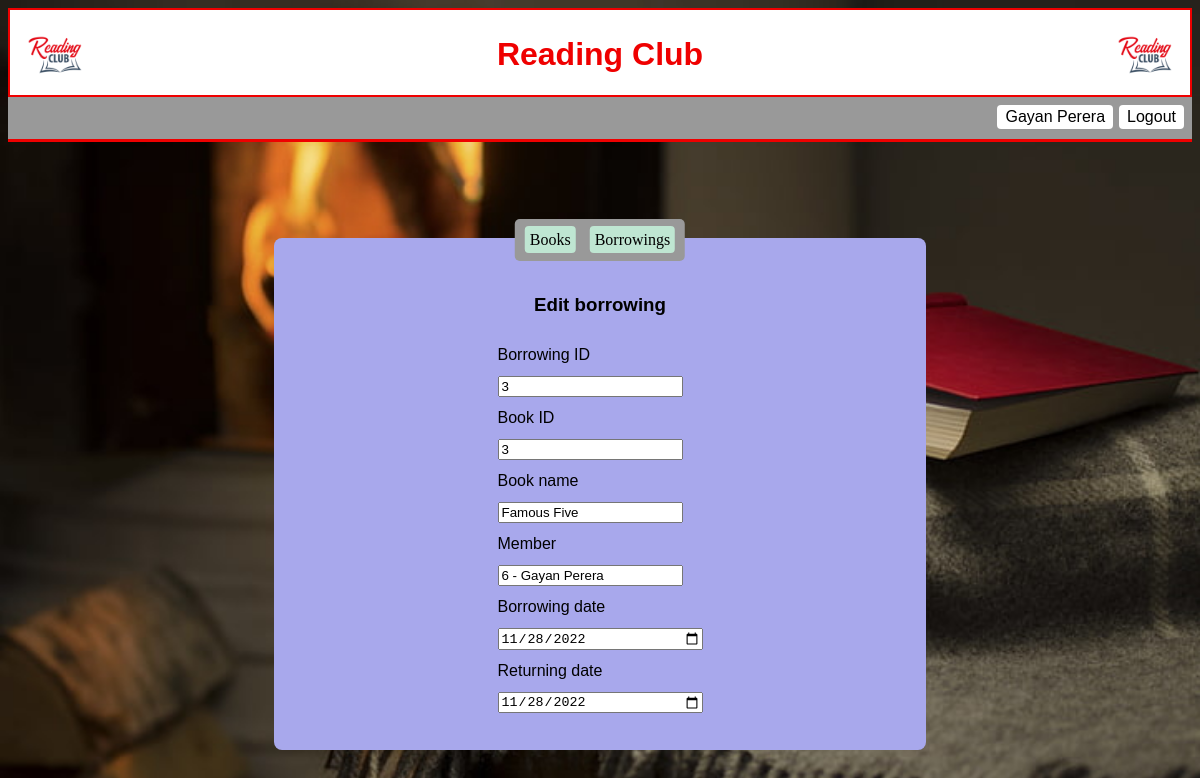
Page /member_view_borrowing.php?borrowingID=3 (signed in) on the committed database.
### tables this page shows
CREATE TABLE `borrowings` (
  `borrowingID` int(11) NOT NULL,
  `bookID` int(11) DEFAULT NULL,
  `userID` int(11) DEFAULT NULL,
  `borrowing_date` date DEFAULT NULL,
  `returning_date` date DEFAULT NULL
);

CREATE TABLE `book` (
  `bookID` int(11) NOT NULL,
  `name` varchar(200) DEFAULT NULL,
  `author` varchar(200) DEFAULT NULL,
  `price` int(11) DEFAULT NULL,
  `year` int(11) DEFAULT NULL,
  `status` varchar(20) DEFAULT NULL
);

CREATE TABLE `user` (
  `userID` int(11) NOT NULL,
  `first_name` varchar(100) DEFAULT NULL,
  `last_name` varchar(100) DEFAULT NULL,
  `email` varchar(200) DEFAULT NULL,
  `DOB` date DEFAULT NULL,
  `city` varchar(60) DEFAULT NULL,
  `contact_no` varchar(30) DEFAULT NULL,
  `membershipID` varchar(60) DEFAULT NULL,
  `password` varchar(100) DEFAULT NULL,
  `active_status` varchar(20) DEFAULT NULL,
  `email_OTP` varchar(100) DEFAULT NULL,
  `email_verification` int(11) DEFAULT NULL
);

### member_view_borrowing.php (the view, shortened to what this page needs)
<!DOCTYPE html>
<?php require_once 'php/db_connection.php' ?>
<html>
<head>
    <link rel="stylesheet" type="text/css" href="css/index.css">
    <?php
        $sql = "SELECT * FROM borrowings, book, user WHERE borrowings.bookID = book.bookID AND borrowings.userID = user.userID AND borrowingID = ?";
        $stmt = $conn->prepare($sql);
        $borrowingID = $_GET["borrowingID"];
        $stmt->bind_param("i", $borrowingID);
        $stmt->execute();
        $result = $stmt->get_result();
        if (mysqli_num_rows($result) > 0) {
            $row = mysqli_fetch_assoc($result);
        } else {
            echo "0 results";
        }
    ?>
</head>
<body style="background-image: url('icon/member_home.jpg');background-repeat:no-repeat;background-attachment:fixed;background-size:cover;">
    <div class="container">
        <div class="top">
            <img src="./icon/logo.jpg" style="float:left;width:80px;">
            <img src="./icon/logo.jpg" style="float:right;width:80px;">
            <center><h1>Reading Club</h1></center>
        </div>
        <div class="mid">
            <a href="login.php">Logout</a>
            <a href="member_edit_self_profile.php"><?php echo $_SESSION["username"]; ?></a>
        </div>
        <div class="nav">
            <div class="nav-btn">
                <center>
                    <a href="member_books.php">Books</a>
                    <a href="member_borrowings.php">Borrowings</a>
                </center>
            </div>
        </div><br><br>
        <center>
            <div class="form-box">
                <form method="post" action="php/update_borrowing.php">
                    <table>
                        <tr>
                            <td><center><h3>Edit borrowing</h3></center></td>
                        </tr>
                        <tr>
                            <td>Borrowing ID</td>
                        </tr>
                        <tr>
                            <td><input type="text" name="borrowingID" value="<?php echo $row["borrowingID"]; ?>" readonly /></td>
                        </tr>
                        <tr>
                            <td>Book ID</td>
                        </tr>
                        <tr>
                            <td><input type="text" name="bookID" value="<?php echo $row["bookID"]; ?>" /></td>
                        </tr>
                        <tr>
                            <td>Book name</td>
                        </tr>
                        <tr>
                            <td><input type="text" name="name" value="<?php echo $row["name"]; ?>" /></td>
                        </tr>
                        <tr>
                            <td>Member</td>
                        </tr>
                        <tr>
                            <td><input type="text" name="user" value="<?php echo $row["userID"]." - ".$row["first_name"]." ".$row["last_name"]; ?>" /></td>
                        </tr>
                        <tr>
                            <td>Borrowing date</td>
                        </tr>
                        <tr>
                            <td><input type="date" name="borrowing_date" value="<?php echo $row["borrowing_date"]; ?>" style="width:200px;" /></td>
                        </tr>
                        <tr>
                            <td>Returning date</td>
                        </tr>
                        <tr>
                            <td><input type="date" name="returning_date" value="<?php echo $row["returning_date"]; ?>" style="width:200px;" /></td>
                        </tr>
                    </table>
                </form>
            </div>
        </center>
    </div>
</body>
</html>

### css/index.css (style rules this page uses)
.top { background-color:#ffffff; color:white; width:100%; height:89px; padding:5px; box-sizing:border-box; border:2px solid #ef0000; }
.top h1 { text-align:center; color:#ef0000; font-family:sans-serif; }
.mid { background-color:#999999; color:black; width:100%; height:45px; padding:5px; box-sizing:border-box; border-bottom-style:solid; border-bottom-color:#ef0000; font-family:sans-serif; }
.mid a { background-color:#ffffff; text-align:center; color:#000000; padding-top:3px; padding-bottom:3px; padding-left:8px; padding-right:8px; border-radius:4px; text-decoration:none; float:right; margin:3px; }
.container { width:100%; height:auto; background-color:66ff33; box-sizing:border-box; }
.nav { margin:10px; }
.nav a { padding:5px; background-color:#bfe6d2; color:#000000; text-decoration:none; margin:5px; border-radius:4px; }
.form-box { background-color:#a8a8ec; border-radius:8px; padding:30px; width:50%; margin:50px; font-family:sans-serif; }
.form-box td { padding:5px; }
.nav-btn { position: absolute; top: 30%; left: 50%; transform: translate(-50%, -50%); -ms-transform: translate(-50%, -50%); background-color: #999999; padding: 12px 5px; border: none; border-radius: 5px; }

### rows in the picture
borrowings: borrowingID "3", bookID "3", name "Famous Five", user "6 - Gayan Perera", borrowing_date "11/28/2022", returning_date "11/28/2022"

### other values in the picture
$_SESSION["username"] "Gayan Perera"
